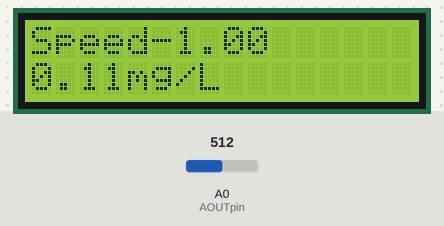
Bench run of a sketch on a simulated Arduino Uno, built with avr-gcc and run on an emulated ATmega328P. Shown: 16×2 character LCD. The test bench sets the inputs (shaded band); at power-on: A0 (AOUTpin) = 512. The modem accepts every AT command (registered, SIM ready, sends succeed) and sends nothing else; what the sketch prints to the serial monitor is not drawn.

Above: at 1.3 s.
1.4 s: A0 (AOUTpin) set to 716
At 15.1 s:
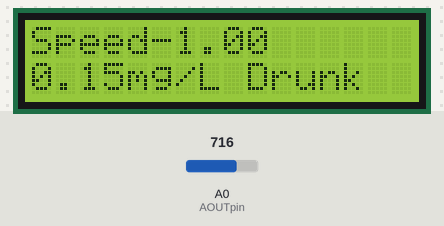
15.4 s: A0 (AOUTpin) set to 900
At 20.2 s:
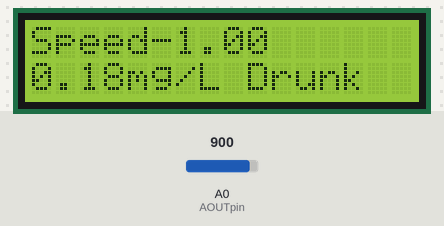
24.9 s: A0 (AOUTpin) set to 1023
At 30.4 s:
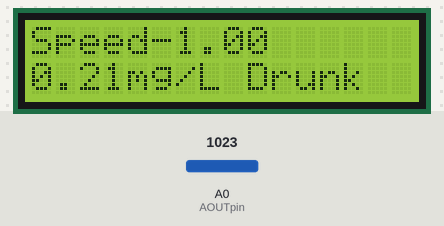
Timing chart, 0 to 31.9 s (numbered marks = the images above; inputs shaded):
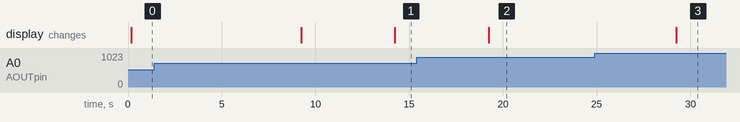

Measured:
- after the input at 1.4 s, the display: first differs from a run without the input after 12.8 s (image 1)
- after the input at 15.4 s, the display: changes after 3.8 s (image 2)
- after the input at 24.9 s, the display: changes after 4.3 s (image 3)

The sketch:

lcd_gsm_gps.ino
```cpp
#include<LiquidCrystal.h>
#include<SoftwareSerial.h>
#include<TinyGPS.h>
//gps- mt3299, gsm- sim900a

const int AOUTpin=0;
const int DOUTpin=7;
const int rs = 12, en = 11, d4 = 5, d5 = 4, d6 = 3, d7 = 2;
LiquidCrystal lcd(rs, en, d4, d5, d6, d7);
SoftwareSerial sim(9,10);
TinyGPS gps;

int value;
int c=1;
float x,y;

void setup() {
  // code to run once:
  Serial.begin(19200);
  sim.begin(19200);
  pinMode(AOUTpin,INPUT);
  pinMode(DOUTpin,INPUT);
  lcd.begin(16,2);
  lcd.print("Speed");
  delay(100);

}

void sendMessage()
  {
    float flat,flon;
    unsigned long age;
    gps.f_get_position(&flat,&flon,&age);
    Serial.println("sending");
    sim.println("AT+CMGF=1");
    delay(1000);
    sim.println("AT+CMGS=\"+918280079489\"\r");
    delay(1000);
    sim.print("Name: Ajay, Veh No- OD56LX at ");
    sim.print("http://maps.google.com/maps?q=loc:");
    sim.print(flat == TinyGPS::GPS_INVALID_F_ANGLE ? 0.0 : flat, 6);
    Serial.print(",");
    sim.print(flon == TinyGPS::GPS_INVALID_F_ANGLE ? 0.0 : flon, 6);
    delay(1000);
    sim.println((char)26);
    delay(1000);
}


void detected()
{
  Serial.println("Above the value");
  lcd.print(" Drunk");

}

void loop() {
  // code to run repeatedly:
  value=analogRead(AOUTpin);
  x=((value*0.21)/1023);
  y=gps.f_speed_kmph();
  lcd.setCursor(5,0);
  lcd.print(y);
  Serial.println("Alcohol Level");
  Serial.println(value);
  Serial.println(x);
  lcd.setCursor(0,1);
  lcd.print(x);
  lcd.print("mg/L");
  delay(5000);
  if(c!=0)
  {
  if(x>0.09)
  {
    c=0;
    sendMessage();
    Serial.println("Above the value");
    lcd.print(" Drunk");
    delay(5000);
  }
  else
  {
    Serial.println("Sober");
    lcd.print(" Sober");
  }
  }
}
```
